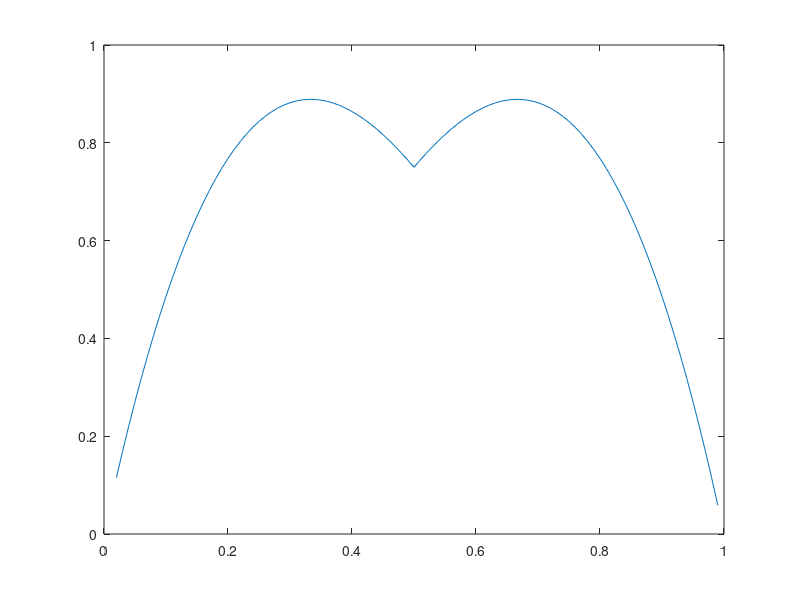

MATLAB code to generate this figure: (Note: this script raises an error after producing the figure.)
%% SINGLE POLE CASE , 1D, INFLUENCE OF THE DAMPING

clc
clear all
clf 

L = 100 ;
K = 1:L-1 ;
M = L-K+1 ;
 
omega = .02 ;
alpha = [0 0.01 0.02 0.03 0.04 0.05 0.06 0.07 0.08 0.09 0.1 0.11 0.12 0.14 0.16] ; linspace(0,.2,11) ;logspace(-3,-1,5) ;
txt = text() ; txt(1) = [] ;
pl = plot(0,0) ; pl(1) = [] ;
minPts = plot(0,0) ; minPts(1) = [] ;
labelPos = round(L/4) ;
for a = 1:length(alpha) ;
    z = 1*exp(1i*omega+alpha(a)) ;
    Err = zeros(length(K),1) ;
    v = z.^(0:L-1).' ;
    Pwr = norm(v)^2/L ;
    CRB = 6/L^3/Pwr ;
    for i = 1:length(K)
        k = K(i) ; m = M(i) ;
        x = conj(v(1:m))/norm(v(1:m))^2 ;
        Jup = [eye(k-1) zeros(k-1,1)] ;
        Jdown = [zeros(k-1,1) eye(k-1)] ;
        y = v(1:k-1)\(Jdown-z*Jup) ; 
        e = conv(x,y) ;
        Err(i) = norm(e)^2 ;
    end
    data = 1./(Err/CRB/2/abs(z)^2) ; data(isinf(data))=NaN ;
    pl(a) = plot(M/L,data) ;
    txt(a) = text(pl(a).XData(labelPos),pl(a).YData(labelPos),[num2str(alpha(a)),'']);
    [~,i] = max(data(1:floor(end/2))) ;
    minPts(a) = plot(M(i)/L,data(i),'.k') ;
    set(gca,'yscale','log')
    grid on
end
set(pl,'color','k','linewidth',1.0)
set(minPts,'markersize',15)
set(txt,'backgroundcolor','w','fontsize',18)
set(gca,'ylim',sort(1./[1 100]))

xlabel '\boldmath$r$'
%ylabel '\boldmath$\eta$'
title ' \boldmath $\mathrm{CRB}_\omega/\mathrm{var}(\omega)$'




%% ANALYTICAL VALUES IN THE CONSERVATIVE CASE

clc
clear all
clf 

L = 100 ;
K = 2:L-1 ;
M = L-K+1 ;

z = exp(0.05i) ;

kk = linspace(min(K),max(K),1000) ;
mm = L-kk+1 ;
E = 2.*min(kk-1,mm)./(kk-1).^2./mm.^2 ;

CRB = 12/L^3 ;

plot(kk/L,E/CRB,'k','linewidth',1) ;
set(gca,'yscale','log')
grid on

Err = zeros(length(K),1) ;
v = z.^(0:L-1).' ;
for i = 1:length(K)
    k = K(i) ; m = M(i) ;
    x = conj(v(1:m))/norm(v(1:m))^2 ;
    Jup = [eye(k-1) zeros(k-1,1)] ;
    Jdown = [zeros(k-1,1) eye(k-1)] ;
    y = zeros(1,k) ;
    y(1) = -z ;
    y(end) = conj(z)^(k-2) ;
    y(2:end-1) = conj(z).^(0:k-3).'*(1-abs(z)^2) ;
    y = y/norm(v(1:k-1))^2 ;
    %y = v(1:k-1)'*(Jdown-z*Jup)/norm(v(1:k-1))^2 ; %(v(2:k+1)'-z*v(1:k)').'/norm(v(1:k-1))^2 ; %(Jup*v(1:k))\(Jdown-z*Jup) ; %
    e = conv(x,y) ;
    Err(i) = norm(e)^2 ;
end

plot(K/L,Err/CRB,'or','markersize',3,'linewidth',1.0)
